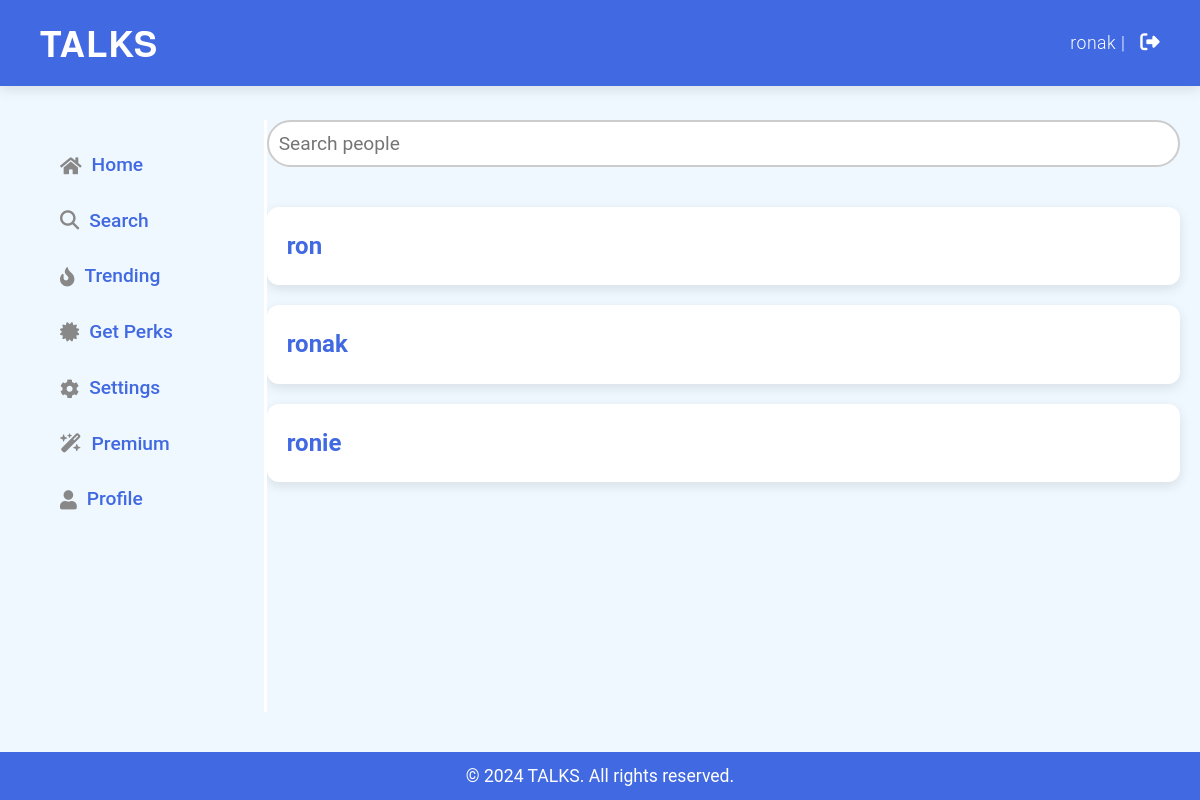
/search (signed in), run on the app's committed database.
### tables this page shows
CREATE TABLE users (
    id INTEGER PRIMARY KEY AUTOINCREMENT,
    username TEXT NOT NULL UNIQUE,
    email TEXT NOT NULL UNIQUE,
    password TEXT NOT NULL
, bio TEXT, contact TEXT, google_id TEXT, perks INT DEFAULT 0, login_streak INT DEFAULT 0, last_login_date DATE, subscriptions TEXT CHECK(subscriptions IN ('user','basic', 'premium', 'exclusive')) DEFAULT 'user');

### app.py (the view)
@app.route("/search", methods=["GET"])
@login_required
def search():
    conn = get_db_connection()
    cursor = conn.cursor()
    cursor.execute("SELECT id, username, bio FROM users ORDER BY username ASC")  # Adjust table name if needed
    users = cursor.fetchall()
    users = [
        {"id": user[0], "username": user[1], "bio": user[2]}
        for user in users
    ]
    return render_template("search.html", users=users)

### app.py (called while the page is built)
def get_db_connection():
    conn = sqlite3.connect(DATABASE)
    conn.row_factory = sqlite3.Row  # Enable dictionary-like row access
    return conn

def login_required(f):
    @wraps(f)
    def decorated_function(*args, **kwargs):
        if "user_id" not in session:
            flash("Please log in to access this page.")
            return redirect(url_for("login"))
        return f(*args, **kwargs)
    return decorated_function

### templates/search.html (shortened to what this page needs)
<!DOCTYPE html>
<html lang="en">
  <head>
    {% include 'link-href.html' %}
  </head>
  <body>
    {% include 'main-header.html' %}
    <div class="container main-content">
      {% include 'left-bar.html' %}
      <div class="users">
        <input
          type="text"
          id="searchBar"
          class="search-bar"
          placeholder="Search people"
        />
        <div class="user-section" id="userSection">
            {% if users %}
              {% for user in users %}
                <div class="user-card" data-username="{{user.username}}" id="user-{{ user.id }}" >
                  <h2>{{ user.username }}</h2>
                </div>
              {% endfor %}
            {% endif %}
          </div>
      </div>
    </div>
    {% include 'footer.html' %}
  </body>
</html>

### templates/main-header.html
<header class="main-header">
  <div class="container">
    <h1 class="logo">TALKS</h1>
    <nav>
      {% if session['username'] %}
      <p>
        {{ session['username'] }} |
        <a href="{{ url_for('logout') }}"
          ><i class="fa-solid fa-right-from-bracket"></i
        ></a>
      </p>
      {% else %}
      <a href="{{ url_for('login') }}" class="btn">Login</a> |
      <a href="{{ url_for('register') }}" class="btn">Register</a>
      {% endif %}
    </nav>
  </div>
</header>

### static/css/styles.css (style rules this page uses)
* { margin: 0; padding: 0; box-sizing: border-box; font-family: "Roboto", sans-serif; }
body { background-color: #f0f8ff; color: #333; line-height: 1.6; padding-top: 80px; font-size: 16px; }
.container { max-width: 100%; margin: 0 auto; padding: 0 20px; }
.main-header { background-color: #4169e1; color: #fff; padding: 15px 0; position: fixed; width: 100%; top: 0; left: 0; z-index: 1000; box-shadow: 0 4px 12px rgba(0, 0, 0, 0.1); }
.main-header .container { display: flex; justify-content: space-between; align-items: center; }
.main-header h1 { font-size: 2.2em; margin-left: 20px; font-weight: 700; letter-spacing: 1px; }
.main-header nav a { color: #fff; text-decoration: none; margin-left: 10px; font-size: 1.1em; font-weight: 500; transition: color 0.3s ease; }
.main-header nav p { margin-right: 20px; font-size: 1.1em; font-weight: 300; letter-spacing: 0.5px; }
.main-content { width: 100%; margin-top: 40px; display: flex; padding: 0 20px; justify-content: space-evenly; }
.logo { font-family: "Helvetica Neue", Helvetica, Arial, sans-serif; font-weight: bold; font-size: 48px; letter-spacing: 3px; text-transform: uppercase; color: #fff; transition: all 0.3s ease-in-out; cursor: pointer; border-radius: 10px; position: relative; display: inline-block; }

### templates/search.html (style rules this page uses)
.users { width: 80%; display: flex; flex-direction: column; gap: 20px; }
.users input { border-radius: 50px; }
.user-section { width: 100%; display: flex; flex-direction: column; gap: 20px; }
.user-card { background-color: #fff; padding: 20px; display: flex; align-items: center; justify-content: space-between; border-radius: 12px; box-shadow: 0 4px 12px rgba(0, 0, 0, 0.1); }
.user-card h2 { font-size: 1.5em; color: #4169e1; }
.search-bar { width: 100%; margin-bottom: 20px; padding: 10px; font-size: 1.2em; border: 2px solid #ccc; border-radius: 8px; }

### data on the page
users: username "ronak"
users: username "ron"
users: username "ronie"
